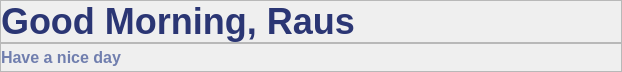
         <widget class="QFrame" name="frame_username">
          <property name="minimumSize">
           <size>
            <width>622</width>
            <height>72</height>
           </size>
          </property>
          <property name="maximumSize">
           <size>
            <width>16777215</width>
            <height>72</height>
           </size>
          </property>
          <property name="frameShape">
           <enum>QFrame::NoFrame</enum>
          </property>
          <property name="frameShadow">
           <enum>QFrame::Raised</enum>
          </property>
          <property name="lineWidth">
           <number>0</number>
          </property>
          <layout class="QVBoxLayout" name="verticalLayout_13">
           <property name="spacing">
            <number>0</number>
           </property>
           <property name="leftMargin">
            <number>0</number>
           </property>
           <property name="topMargin">
            <number>0</number>
           </property>
           <property name="rightMargin">
            <number>0</number>
           </property>
           <property name="bottomMargin">
            <number>0</number>
           </property>
           <item>
            <widget class="QFrame" name="frame_lb_username">
             <property name="frameShape">
              <enum>QFrame::StyledPanel</enum>
             </property>
             <property name="frameShadow">
              <enum>QFrame::Raised</enum>
             </property>
             <property name="lineWidth">
              <number>0</number>
             </property>
             <layout class="QHBoxLayout" name="horizontalLayout_2">
              <property name="spacing">
               <number>0</number>
              </property>
              <property name="leftMargin">
               <number>0</number>
              </property>
              <property name="topMargin">
               <number>0</number>
              </property>
              <property name="rightMargin">
               <number>0</number>
              </property>
              <property name="bottomMargin">
               <number>0</number>
              </property>
              <item>
               <widget class="QLabel" name="lb_username">
                <property name="font">
                 <font>
                  <family>Segoe UI</family>
                  <pointsize>27</pointsize>
                  <weight>75</weight>
                  <bold>true</bold>
                 </font>
                </property>
                <property name="cursor">
                 <cursorShape>ArrowCursor</cursorShape>
                </property>
                <property name="styleSheet">
                 <string notr="true">color: rgb(43, 54, 116);</string>
                </property>
                <property name="lineWidth">
                 <number>0</number>
                </property>
                <property name="text">
                 <string>Good Morning, Raus</string>
                </property>
               </widget>
              </item>
             </layout>
            </widget>
           </item>
           <item>
            <widget class="QFrame" name="frame_lb_hand">
             <property name="frameShape">
              <enum>QFrame::StyledPanel</enum>
             </property>
             <property name="frameShadow">
              <enum>QFrame::Raised</enum>
             </property>
             <property name="lineWidth">
              <number>0</number>
             </property>
             <layout class="QHBoxLayout" name="horizontalLayout_3">
              <property name="spacing">
               <number>0</number>
              </property>
              <property name="leftMargin">
               <number>0</number>
              </property>
              <property name="topMargin">
               <number>0</number>
              </property>
              <property name="rightMargin">
               <number>0</number>
              </property>
              <property name="bottomMargin">
               <number>0</number>
              </property>
              <item>
               <widget class="QLabel" name="lb_hand">
                <property name="font">
                 <font>
                  <family>Segoe UI</family>
                  <pointsize>12</pointsize>
                  <weight>75</weight>
                  <bold>true</bold>
                 </font>
                </property>
                <property name="styleSheet">
                 <string notr="true">color: rgb(112, 126, 174)</string>
                </property>
                <property name="frameShape">
                 <enum>QFrame::NoFrame</enum>
                </property>
                <property name="lineWidth">
                 <number>0</number>
                </property>
                <property name="text">
                 <string>Have a nice day</string>
                </property>
               </widget>
              </item>
             </layout>
            </widget>
           </item>
          </layout>
         </widget>
